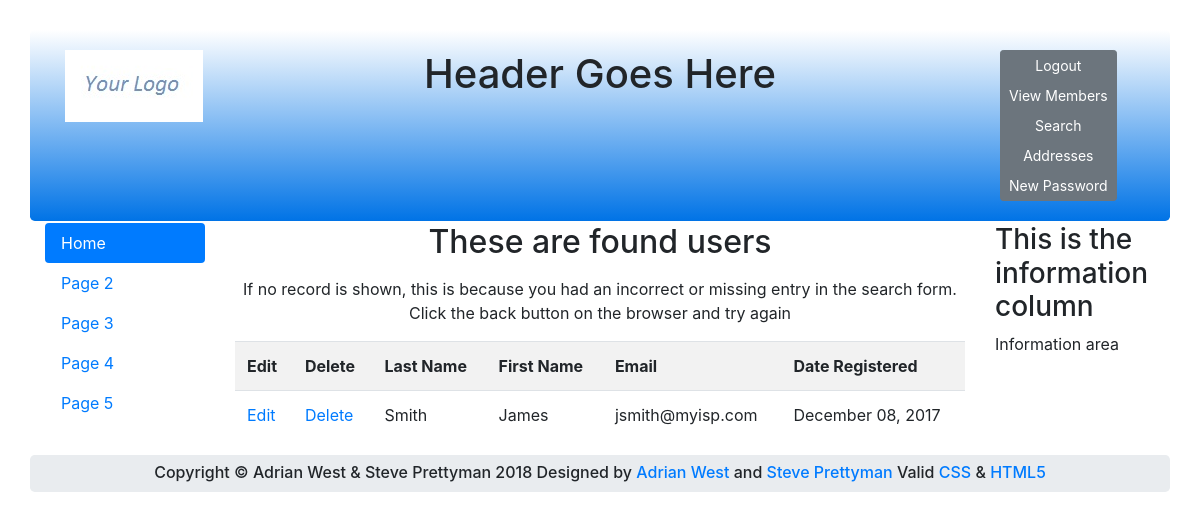
Screenshot of /temp_view_found_record.php (signed in) with the database file from the repository.
### tables this page shows
CREATE TABLE `users` (
  `userid` mediumint(6) UNSIGNED NOT NULL,
  `first_name` varchar(30) NOT NULL,
  `last_name` varchar(40) NOT NULL,
  `email` varchar(50) NOT NULL,
  `password` char(60) NOT NULL,
  `registration_date` datetime NOT NULL,
  `user_level` tinyint(1) NOT NULL,
  `address1` varchar(50) NOT NULL,
  `address2` varchar(50) DEFAULT NULL,
  `city` varchar(50) NOT NULL,
  `state_country` char(25) NOT NULL,
  `zcode_pcode` char(10) NOT NULL,
  `phone` char(15) DEFAULT NULL,
  `paid` enum('No','Yes') NOT NULL,
  `class` char(20) NOT NULL
);

### process_temp_view_found_record.php (the view, shortened to what this page needs)
<?php
try
{
require ('./mysqli_connect.php');
echo '<p class="text-center">If no record is shown, ';
echo 'this is because you had an incorrect ';
echo ' or missing entry in the search form.';
echo '<br>Click the back button on the browser and try again</p>';
$query = "SELECT last_name, first_name, email, ";
$query .= "DATE_FORMAT(registration_date, '%M %d, %Y')";
$query .=" AS regdat, userid FROM users WHERE ";
$query .= "last_name='Smith' AND first_name='James' ";
$query .="ORDER BY registration_date ASC ";
$result = mysqli_query ($dbcon, $query);
if ($result) {
echo '<table class="table table-striped">
<tr>
<th scope="col">Edit</th>
<th scope="col">Delete</th>
<th scope="col">Last Name</th>
<th scope="col">First Name</th>
<th scope="col">Email</th>
<th scope="col">Date Registered</th>
</tr>';
while ($row = mysqli_fetch_array($result, MYSQLI_ASSOC)) {
	$user_id = htmlspecialchars($row['userid'], ENT_QUOTES);
	$last_name = htmlspecialchars($row['last_name'], ENT_QUOTES);
	$first_name = htmlspecialchars($row['first_name'], ENT_QUOTES);
	$email = htmlspecialchars($row['email'], ENT_QUOTES);
	$registration_date = htmlspecialchars($row['regdat'], ENT_QUOTES);
	echo '<tr>
	<td><a href="edit_user.php?id=' . $user_id . '">Edit</a></td>
	<td><a href="delete_user.php?id=' . $user_id . '">Delete</a></td>
	<td>' . $last_name . '</td>
	<td>' . $first_name . '</td>
	<td>' . $email . '</td>
	<td>' . $registration_date . '</td>
	</tr>';
	}
	echo '</table>';
} else {
	echo '<p class="error">The current users could not be retrieved.';
	echo 'We apologize for any inconvenience.</p>';
}
}
catch(Exception $e)
{
print "The system is currently busy. Please try later.";
}catch(Error $e)
{
print "The system us busy. Please try later.";
}
?>

### rows the page displays
users: last_name "Smith", first_name "James", email "jsmith@myisp.com", registration_date "December 08, 2017"
